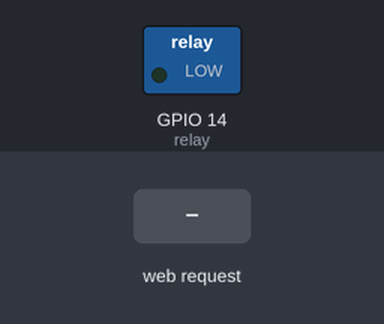
Simulated run of this sketch. Board: ESP8266 (NodeMCU). On the bench: switched loads named in the sketch (green lamp = pin HIGH). Inputs (shaded band) come from the test bench. WiFi joins after 1.5 s; servers stay silent unless stated; what the sketch prints to the serial monitor is not drawn.

Above: at 2.7 s.
2.8 s: HTTP request GET / received
At 3.9 s:
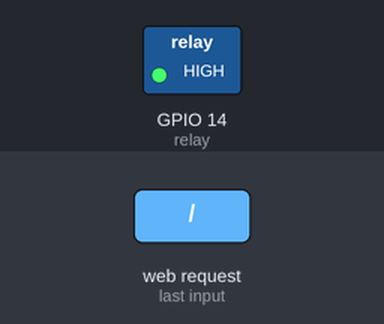
4.3 s: HTTP request GET /toggle received
At 5.1 s:
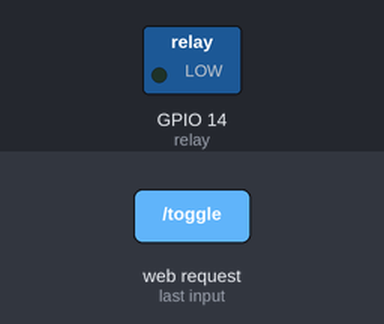
Timing chart, 0 to 7.3 s (numbered marks = the images above; inputs shaded):
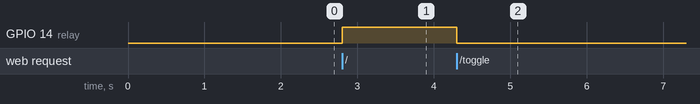

The sketch:

Webserver.ino
```cpp
#include <ESP8266mDNS.h>
#include "ESP8266WebServer.h"
#include "DNSServer.h"
#include "ESP8266WiFi.h"
#include "WiFiManager.h"

ESP8266WebServer server; //creating a server object
DNSServer dnsServer;
uint8_t relay =14;

void setup()
{
  pinMode(relay, OUTPUT);
  digitalWrite(relay, LOW);
  Serial.begin(115200);
  WiFiManager wifiManager;
  //wifiManager.resetSettings();
  wifiManager.autoConnect("LightingPLC");
  Serial.print("IP Address: ");
  Serial.println(WiFi.localIP());
  Serial.println(WiFi.subnetMask());
  server.on("/", handleRoot);
  server.on("/toggle", toggleRelay);
  server.begin();
   if (!MDNS.begin("esp8266"))
      {             // Start the mDNS responder for esp8266.local
        Serial.println("Error setting up MDNS responder!");
      }
    Serial.println("mDNS responder started");
}

void loop()
{
	server.handleClient();
}

void handleRoot() {                         // When URI / is requested, send a web page with a button to toggle the LED
  digitalWrite(relay, !digitalRead(relay));
  server.send(200, "text/html", "<form action=\"/toggle\" method=\"POST\"><input type=\"submit\" value=\"Toggle LED\"></form>");
}
void toggleRelay()  //the toggle function to turn the relay on and off
{
    digitalWrite(relay, !digitalRead(relay));
    server.send(204, "");
}
```

Measured:
- after the input at 2.8 s, GPIO 14 (relay): LOW → HIGH at once
- after the input at 4.3 s, GPIO 14 (relay): HIGH → LOW at once
